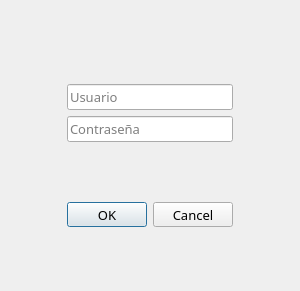
<?xml version="1.0" encoding="UTF-8"?>
<ui version="4.0">
 <class>sesion</class>
 <widget class="QWidget" name="sesion">
  <property name="geometry">
   <rect>
    <x>0</x>
    <y>0</y>
    <width>300</width>
    <height>291</height>
   </rect>
  </property>
  <property name="minimumSize">
   <size>
    <width>300</width>
    <height>200</height>
   </size>
  </property>
  <property name="maximumSize">
   <size>
    <width>16775</width>
    <height>16775</height>
   </size>
  </property>
  <property name="windowTitle">
   <string>Form</string>
  </property>
  <layout class="QVBoxLayout" name="verticalLayout">
   <item>
    <widget class="QLabel" name="label">
     <property name="styleSheet">
      <string notr="true">background-color: none;</string>
     </property>
     <property name="text">
      <string/>
     </property>
     <property name="pixmap">
      <pixmap resource="icons.qrc">:/new/prefix1/iconos/fundauc2.png</pixmap>
     </property>
     <property name="alignment">
      <set>Qt::AlignRight|Qt::AlignTrailing|Qt::AlignVCenter</set>
     </property>
    </widget>
   </item>
   <item>
    <spacer name="verticalSpacer">
     <property name="orientation">
      <enum>Qt::Vertical</enum>
     </property>
     <property name="sizeHint" stdset="0">
      <size>
       <width>20</width>
       <height>40</height>
      </size>
     </property>
    </spacer>
   </item>
   <item>
    <layout class="QHBoxLayout" name="horizontalLayout">
     <item>
      <spacer name="horizontalSpacer">
       <property name="orientation">
        <enum>Qt::Horizontal</enum>
       </property>
       <property name="sizeHint" stdset="0">
        <size>
         <width>40</width>
         <height>20</height>
        </size>
       </property>
      </spacer>
     </item>
     <item>
      <widget class="QLineEdit" name="usuario">
       <property name="minimumSize">
        <size>
         <width>166</width>
         <height>25</height>
        </size>
       </property>
       <property name="font">
        <font>
         <family>Gill Sans MT</family>
         <pointsize>10</pointsize>
         <weight>50</weight>
         <italic>false</italic>
         <bold>false</bold>
        </font>
       </property>
       <property name="styleSheet">
        <string notr="true"/>
       </property>
       <property name="inputMask">
        <string/>
       </property>
       <property name="text">
        <string/>
       </property>
       <property name="placeholderText">
        <string>Usuario</string>
       </property>
      </widget>
     </item>
     <item>
      <spacer name="horizontalSpacer_3">
       <property name="orientation">
        <enum>Qt::Horizontal</enum>
       </property>
       <property name="sizeType">
        <enum>QSizePolicy::Expanding</enum>
       </property>
       <property name="sizeHint" stdset="0">
        <size>
         <width>40</width>
         <height>20</height>
        </size>
       </property>
      </spacer>
     </item>
    </layout>
   </item>
   <item>
    <layout class="QHBoxLayout" name="horizontalLayout_2">
     <item>
      <spacer name="horizontalSpacer_2">
       <property name="orientation">
        <enum>Qt::Horizontal</enum>
       </property>
       <property name="sizeHint" stdset="0">
        <size>
         <width>40</width>
         <height>20</height>
        </size>
       </property>
      </spacer>
     </item>
     <item>
      <widget class="QLineEdit" name="password">
       <property name="minimumSize">
        <size>
         <width>166</width>
         <height>25</height>
        </size>
       </property>
       <property name="font">
        <font>
         <family>Gill Sans MT</family>
         <pointsize>10</pointsize>
         <weight>50</weight>
         <italic>false</italic>
         <bold>false</bold>
        </font>
       </property>
       <property name="echoMode">
        <enum>QLineEdit::Password</enum>
       </property>
       <property name="placeholderText">
        <string>Contraseña</string>
       </property>
      </widget>
     </item>
     <item>
      <spacer name="horizontalSpacer_4">
       <property name="orientation">
        <enum>Qt::Horizontal</enum>
       </property>
       <property name="sizeType">
        <enum>QSizePolicy::Expanding</enum>
       </property>
       <property name="sizeHint" stdset="0">
        <size>
         <width>40</width>
         <height>20</height>
        </size>
       </property>
      </spacer>
     </item>
    </layout>
   </item>
   <item>
    <spacer name="verticalSpacer_3">
     <property name="orientation">
      <enum>Qt::Vertical</enum>
     </property>
     <property name="sizeHint" stdset="0">
      <size>
       <width>20</width>
       <height>40</height>
      </size>
     </property>
    </spacer>
   </item>
   <item>
    <widget class="QDialogButtonBox" name="box">
     <property name="maximumSize">
      <size>
       <width>16777215</width>
       <height>25</height>
      </size>
     </property>
     <property name="font">
      <font>
       <family>Gill Sans MT</family>
       <pointsize>10</pointsize>
       <weight>50</weight>
       <italic>false</italic>
       <bold>false</bold>
      </font>
     </property>
     <property name="styleSheet">
      <string notr="true"/>
     </property>
     <property name="standardButtons">
      <set>QDialogButtonBox::Cancel|QDialogButtonBox::Ok</set>
     </property>
     <property name="centerButtons">
      <bool>true</bool>
     </property>
    </widget>
   </item>
   <item>
    <spacer name="verticalSpacer_2">
     <property name="orientation">
      <enum>Qt::Vertical</enum>
     </property>
     <property name="sizeHint" stdset="0">
      <size>
       <width>20</width>
       <height>20</height>
      </size>
     </property>
    </spacer>
   </item>
  </layout>
 </widget>
 <resources>
  <include location="icons.qrc"/>
 </resources>
 <connections/>
</ui>
